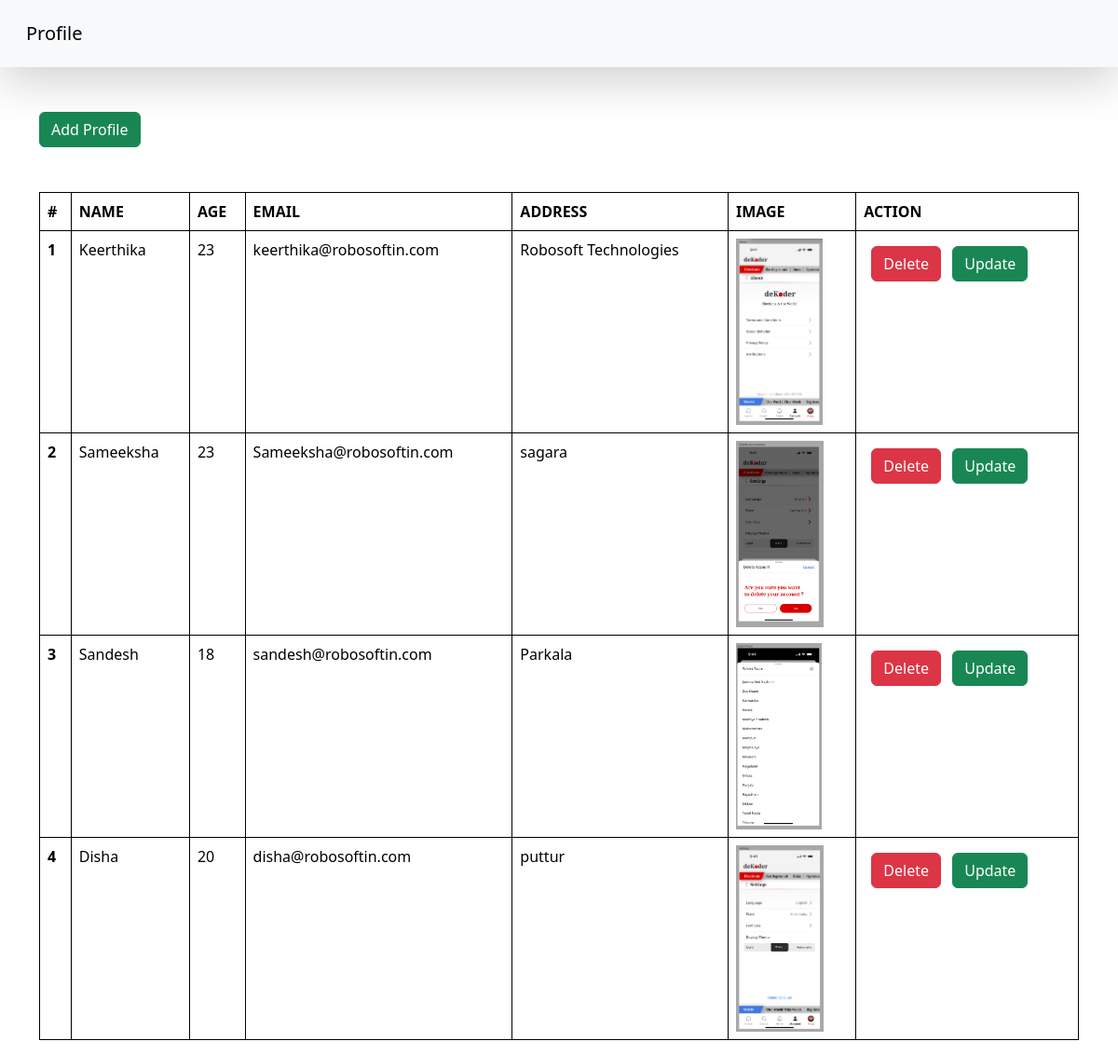
Page /profile-list/ on the committed database.
### home/models.py (models this page shows)
class Profile(models.Model):
    name = models.CharField(max_length=100)
    age = models.IntegerField()
    email = models.EmailField(null=True,blank=True)
    address = models.TextField(null=True,blank=True)
    image = models.ImageField(upload_to="profile")

### home/views.py (the view)
# urls.py: path('profile-list/',profileListViewSet,name="profile-list"),
def profileListViewSet(request):
    queryset = Profile.objects.all()
    context = {'ProfileList': queryset}
    return render(request, 'profile_listing.html', context)

### home/templates/profile_listing.html
{% extends "base.html" %}
{% block start %}
<div class="container mt-5">
    <a href="/add-profile/" class="btn btn-success">Add Profile</a>
      <table class="table mt-5">
        <thead>
          <tr>
            <th scope="col">#</th>
            <th scope="col">NAME</th>
            <th scope="col">AGE</th>
            <th scope="col">EMAIL</th>
            <th scope="col">ADDRESS</th>
            <th scope="col">IMAGE</th>
            <th scope="col">ACTION</th>
          </tr>
        </thead>
        <tbody>
          {% for profile in ProfileList %}
          <tr>
            <th scope="row">{{forloop.counter}}</th>
            <td>{{profile.name}}</td>
            <td>{{profile.age}}</td>
            <td>{{profile.email}}</td>
            <td>{{profile.address}}</td>
            <td> <img src="/media/{{profile.image}}" style="height:200px"> </td>
            <td>
              <a href="/delete-profile/{{profile.id}}/" class = "btn btn-danger m-2">Delete</a>
              <a href="/update-profile/{{profile.id}}" class="btn btn-success">Update</a>
            </td>
          </tr>
          {% endfor %}
        </tbody>
      </table>
</div>
{% endblock %}

### home/templates/base.html (shortened to what this page needs)
<!DOCTYPE html>
<html lang="en">
<head>
    <link href="https://cdn.jsdelivr.net/npm/bootstrap@5.3.1/dist/css/bootstrap.min.css" rel="stylesheet">
</head>
<body>
    <nav class="navbar dark p-3 bg-body-tertiary bg-danger shadow-lg">
    <div class="container-fluid">
        <a class = "navbar-brand">Profile</a>
    </div></nav>
    {% block start %}
    {% endblock %}
</body>
</html>

### home/templates/base.html (style rules this page uses)
table , th,td { border:1px solid black }

### rows in the picture
Profile: name "Keerthika", age "23", email "keerthika@robosoftin.com", address "Robosoft Technologies", image (picture)
Profile: name "Sameeksha", age "23", email "Sameeksha@robosoftin.com", address "sagara", image (picture)
Profile: name "Sandesh", age "18", email "sandesh@robosoftin.com", address "Parkala", image (picture)
Profile: name "Disha", age "20", email "disha@robosoftin.com", address "puttur", image (picture)
